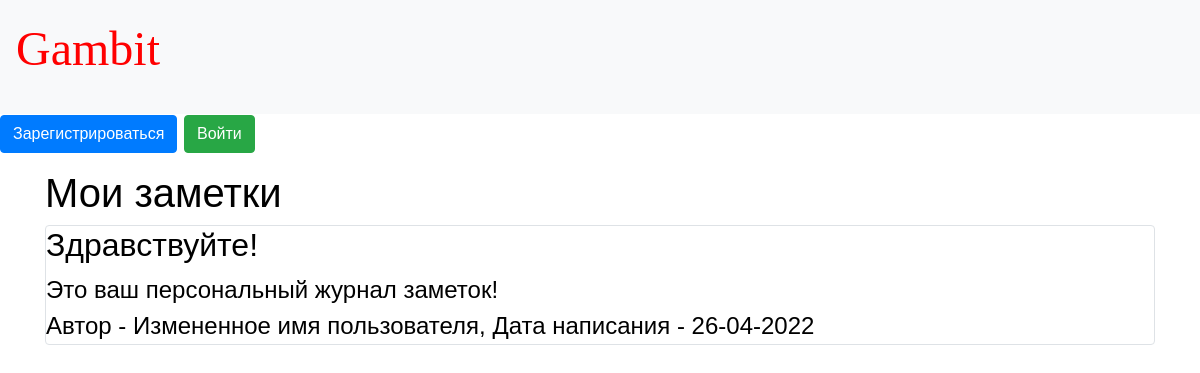
/, run on an earlier commit of the app's database.
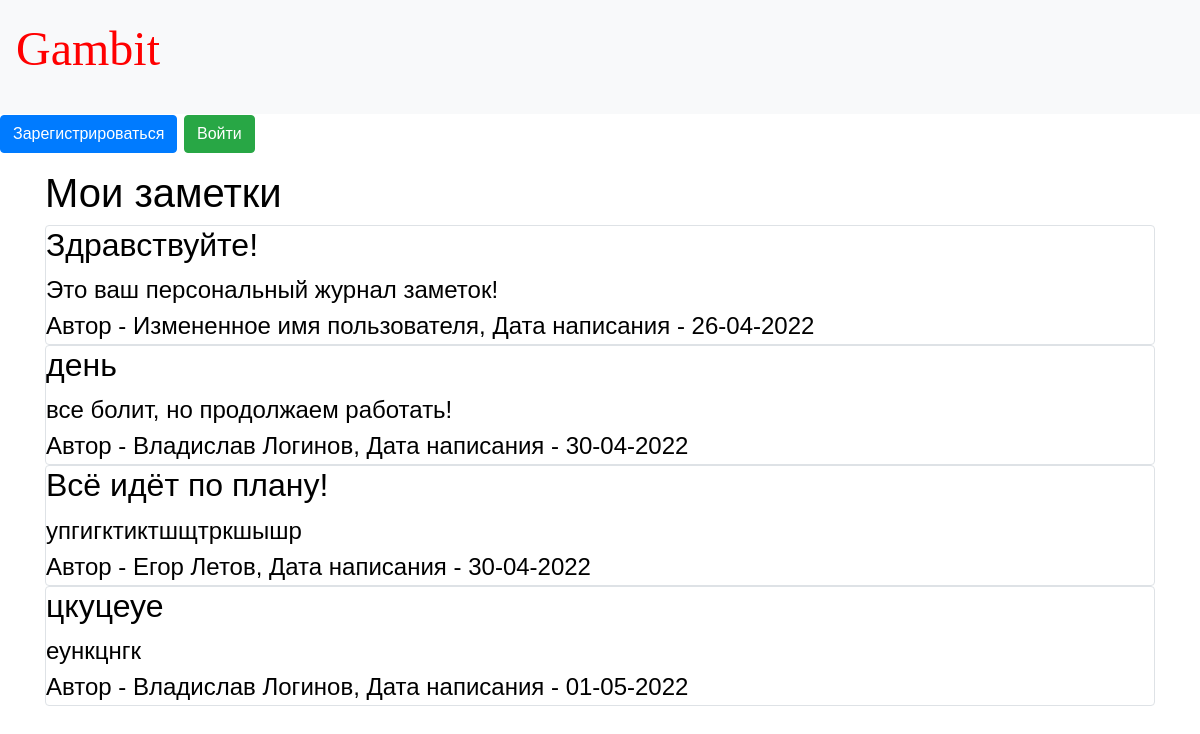
And on a later commit of the database.
### data/news.py (models this page shows)
class News(SqlAlchemyBase):
    __tablename__ = 'news'
    id = sqlalchemy.Column(sqlalchemy.Integer,
                           primary_key=True, autoincrement=True)
    title = sqlalchemy.Column(sqlalchemy.String, nullable=True)
    content = sqlalchemy.Column(sqlalchemy.String, nullable=True)
    created_date = sqlalchemy.Column(sqlalchemy.DateTime,
                                     default=datetime.datetime.now)
    is_private = sqlalchemy.Column(sqlalchemy.Boolean, default=True)
    user_id = sqlalchemy.Column(sqlalchemy.Integer,
                                sqlalchemy.ForeignKey("users.id"))
    user = orm.relation('User')

### data/users.py (models this page shows, shortened)
class User(SqlAlchemyBase, UserMixin):
    __tablename__ = 'users'
    id = sqlalchemy.Column(sqlalchemy.Integer,
                           primary_key=True, autoincrement=True)
    name = sqlalchemy.Column(sqlalchemy.String, nullable=True)
    about = sqlalchemy.Column(sqlalchemy.String, nullable=True)
    email = sqlalchemy.Column(sqlalchemy.String,
                              index=True, unique=True, nullable=True)
    hashed_password = sqlalchemy.Column(sqlalchemy.String, nullable=True)
    created_date = sqlalchemy.Column(sqlalchemy.DateTime,
                                     default=datetime.datetime.now)
    news = orm.relation("News", back_populates='user')

### main.py (the view)
@app.route("/")
def index():
    db_sess = db_session.create_session()
    if current_user.is_authenticated:
        news = db_sess.query(News).filter(
            (News.user == current_user) | (News.is_private != True))
    else:
        news = db_sess.query(News).filter(News.is_private != True)
    return render_template("index.html", news=news)

### data/db_session.py (called while the page is built)
def create_session() -> Session:
    global __factory
    return __factory()

### templates/index.html (shortened to what this page needs)
{% extends "base.html" %}
{% block content %}
<h1>Мои заметки</h1>
{% for item in news%}
<div class="col-md6 border rounded">
    <h2>{{item.title}}</h2>
    <div>
        {{item.content}}
    </div>
    <div>
        Автор - {{item.user.name}}, Дата написания - {{item.created_date.strftime('%d-%m-%Y')}}
    </div>
</div>
{% endfor %}
{% endblock %}

What changed in the data, as far as the page shows it:
added News: title "день", content "все болит, но продолжаем работать!", user.name "Владислав Логинов", created_date "30-04-2022"
added News: title "Всё идёт по плану!", content "упгигктиктшщтркшышр", user.name "Егор Летов", created_date "30-04-2022"
added News: title "цкуцеуе", content "еункцнгк", user.name "Владислав Логинов", created_date "01-05-2022"
